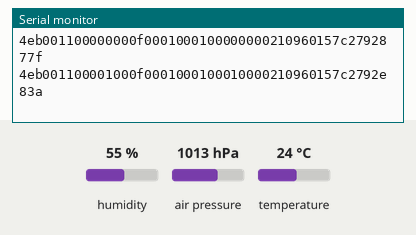
Bench run of a sketch on a simulated ESP32. On the bench: the last lines printed to the serial monitor. Inputs (shaded band) come from the test bench; at power-on: humidity 55 %, air pressure 1013 hPa, temperature 24 °C.

Above: at 2.8 s.
2.9 s: humidity set to 22 %
At 3.8 s:
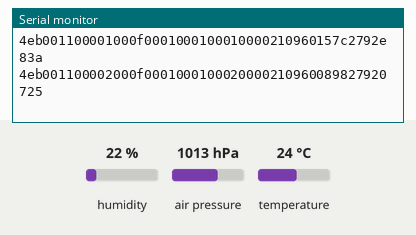
5.5 s: air pressure set to 952 hPa
At 6.9 s:
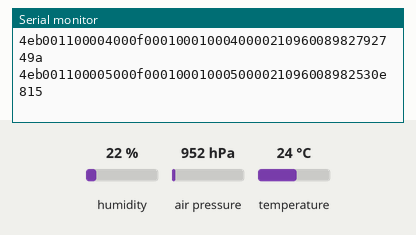
8.5 s: temperature set to 12 °C
At 9.9 s:
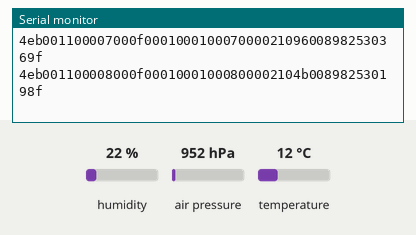
11.5 s: humidity set to 40 %
At 12.9 s:
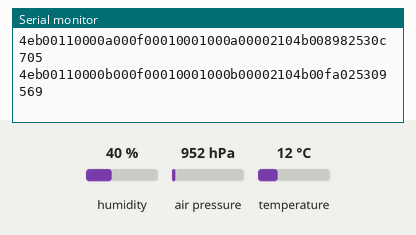
14.5 s: air pressure set to 975 hPa
At 15.9 s:
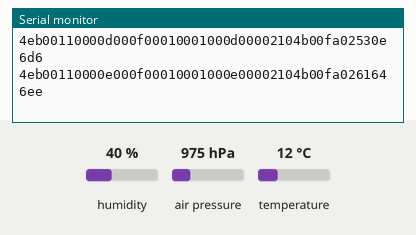
17.6 s: temperature set to 19 °C
At 18.9 s:
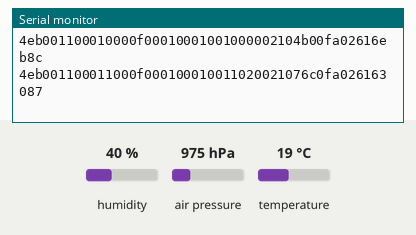

Measured:
- after the input at 2.9 s, the serial monitor: prints a new line after 0.13 s (image 1)
- after the input at 5.5 s, the serial monitor: prints a new line after 0.55 s (image 2)
- after the input at 8.5 s, the serial monitor: prints a new line after 0.57 s (image 3)
- after the input at 11.5 s, the serial monitor: prints a new line after 0.59 s (image 4)
- after the input at 14.5 s, the serial monitor: prints a new line after 0.61 s (image 5)
- after the input at 17.6 s, the serial monitor: prints a new line after 0.53 s (image 6)

The sketch:

esp32-wroom-bme280.ino
```cpp
// (licence header left out)
#include <Wire.h>
#include <Adafruit_Sensor.h>
#include <Adafruit_BME280.h>

// ── Pin configuration ────────────────────────────────────────────────────
// ESP32 Arduino core default I²C pins. If your BME280 is wired elsewhere,
// change only these two lines.
static const int PIN_SDA = 21;
static const int PIN_SCL = 22;

// ── nanobyte-proto constants — MUST match nanobyte-core/src/lib.rs ───────
static const uint8_t MAGIC0 = 0x4E;
static const uint8_t MAGIC1 = 0xB0;
static const uint8_t PROTOCOL_VERSION = 0x01;
static const uint8_t KIND_BME280 = 0x10;

// Board identity. Top byte is the "cassette" = 0x01 ("ESP32-WROOM batch").
// Low 16 bits = 1 for now; if you have more than one board, bump this per board.
static const uint32_t MOTE_ID = 0x00010001UL;

// ── State ────────────────────────────────────────────────────────────────
Adafruit_BME280 bme;
uint16_t g_seq = 0;
unsigned long g_last_emit_ms = 0;
float g_last_temp = 0.0f;
unsigned long g_last_temp_ms = 0;

// ── CRC-16/CCITT-FALSE (poly 0x1021, init 0xFFFF, no reflect) ─────────────
// Matches Rust `crc::CRC_16_IBM_3740` used by nanobyte-proto.
static uint16_t crc16_ccitt_false(const uint8_t *data, size_t len) {
  uint16_t crc = 0xFFFF;
  for (size_t i = 0; i < len; i++) {
    crc ^= ((uint16_t)data[i]) << 8;
    for (int b = 0; b < 8; b++) {
      if (crc & 0x8000) { crc = (crc << 1) ^ 0x1021; }
      else              { crc = (crc << 1); }
    }
  }
  return crc;
}

// ── Trivial 4-way classifier ─────────────────────────────────────────────
// Matches Classification enum: Null(0), C1(1), C2(2), C3(3).
// Block 0.0 mapping for BME280:
//   Null        — stable conditions
//   C1 (=1)     — humidity > 70 %
//   C2 (=2)     — temp rising > 0.5 °C/s
//   C3 (=3)     — pressure dropped > 1 hPa in last reading (storm incoming)
// Real BNN replaces this in Block 0.2.
static uint8_t classify(float temp_c, float humidity_pct, float pressure_hpa) {
  unsigned long now = millis();

  // C2: temperature-rate spike
  if (g_last_temp_ms != 0) {
    float dt_s = (now - g_last_temp_ms) / 1000.0f;
    if (dt_s > 0.0f) {
      float rate = (temp_c - g_last_temp) / dt_s;
      if (rate > 0.5f) {
        g_last_temp = temp_c;
        g_last_temp_ms = now;
        return 2;
      }
    }
  }
  g_last_temp = temp_c;
  g_last_temp_ms = now;

  // C1: high humidity
  if (humidity_pct > 70.0f) return 1;

  // C3 would need a rolling pressure baseline — Block 0.1 feature.

  return 0; // Null / heartbeat (P30: emit even when nothing interesting)
}

// ── Emit one telemetry frame as a hex-encoded line ───────────────────────
static void emit_frame(float temp_c, float humidity_pct, float pressure_hpa) {
  // Build 15-byte payload
  int16_t  temp_c100      = (int16_t)(temp_c * 100.0f);
  uint16_t humidity_x100  = (uint16_t)constrain(humidity_pct * 100.0f, 0.0f, 65535.0f);
  uint16_t pressure_x10   = (uint16_t)constrain(pressure_hpa * 10.0f,  0.0f, 65535.0f);
  uint8_t  cls            = classify(temp_c, humidity_pct, pressure_hpa);

  uint8_t payload[15];
  payload[0]  = (MOTE_ID >> 24) & 0xFF;
  payload[1]  = (MOTE_ID >> 16) & 0xFF;
  payload[2]  = (MOTE_ID >>  8) & 0xFF;
  payload[3]  = (MOTE_ID      ) & 0xFF;
  payload[4]  = (g_seq >> 8) & 0xFF;
  payload[5]  = (g_seq     ) & 0xFF;
  payload[6]  = cls;
  payload[7]  = 0;   // confidence — placeholder
  payload[8]  = 33;  // cap_mv_over_10 — fake 3.3 V rail
  payload[9]  = (temp_c100 >> 8) & 0xFF;
  payload[10] = (temp_c100     ) & 0xFF;
  payload[11] = (humidity_x100 >> 8) & 0xFF;
  payload[12] = (humidity_x100     ) & 0xFF;
  payload[13] = (pressure_x10 >> 8) & 0xFF;
  payload[14] = (pressure_x10     ) & 0xFF;

  // Build 8-byte header
  uint8_t header[8];
  header[0] = MAGIC0;
  header[1] = MAGIC1;
  header[2] = PROTOCOL_VERSION;
  header[3] = KIND_BME280;
  header[4] = (g_seq >> 8) & 0xFF;
  header[5] = (g_seq     ) & 0xFF;
  header[6] = (sizeof(payload) >> 8) & 0xFF;
  header[7] = (sizeof(payload)     ) & 0xFF;

  // CRC-16 over payload only (matches nanobyte-proto Rust implementation)
  uint16_t crc = crc16_ccitt_false(payload, sizeof(payload));
  uint8_t crc_bytes[2] = { (uint8_t)(crc >> 8), (uint8_t)(crc & 0xFF) };

  // Emit hex-encoded line: header + payload + crc
  auto hex2 = [](uint8_t b) {
    const char *h = "0123456789abcdef";
    char out[3] = { h[(b >> 4) & 0xF], h[b & 0xF], 0 };
    Serial.print(out);
  };
  for (size_t i = 0; i < sizeof(header); i++)  hex2(header[i]);
  for (size_t i = 0; i < sizeof(payload); i++) hex2(payload[i]);
  for (size_t i = 0; i < sizeof(crc_bytes); i++) hex2(crc_bytes[i]);
  Serial.println();

  g_seq++;
}

void setup() {
  Serial.begin(115200);
  while (!Serial && millis() < 2000) { /* wait briefly for USB serial */ }
  Serial.println("# nanobyte-mote esp32-wroom-bme280 Block 0.0 booting");

  Wire.begin(PIN_SDA, PIN_SCL);

  // Auto-detect BME280 I²C address (0x76 default, 0x77 some breakouts).
  bool ok = bme.begin(0x76);
  if (!ok) ok = bme.begin(0x77);
  if (!ok) {
    Serial.println("# ERROR: BME280 not found at 0x76 or 0x77");
    Serial.println("# Check wiring: VCC→3V3, GND→GND, SDA→GPIO21, SCL→GPIO22");
    while (1) { delay(1000); }
  }

  Serial.print("# BME280 found at 0x");
  Serial.println(bme.sensorID() ? "77" : "76"); // rough — Adafruit lib stores addr internally
  Serial.println("# emitting nanobyte-proto frames at 1 Hz over Serial @ 115200");
}

void loop() {
  unsigned long now = millis();
  if (now - g_last_emit_ms < 1000) { delay(20); return; }
  g_last_emit_ms = now;

  float t = bme.readTemperature();      // °C
  float h = bme.readHumidity();          // %
  float p = bme.readPressure() / 100.0f; // Pa → hPa

  if (isnan(t) || isnan(h) || isnan(p)) {
    Serial.println("# WARN: BME280 read returned NaN — skipping frame");
    return;
  }

  emit_frame(t, h, p);
}
```
